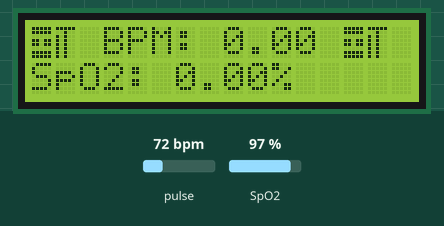
This sketch was run on a simulated Arduino Uno, built with avr-gcc and run on an emulated ATmega328P. On the bench: 16×2 character LCD. Inputs (shaded band) come from the test bench; at power-on: pulse 72 bpm, SpO2 97 %. What the sketch prints to the serial monitor is not drawn.

Above: at 1.6 s.
1.7 s: pulse set to 42 bpm
At 4.5 s:
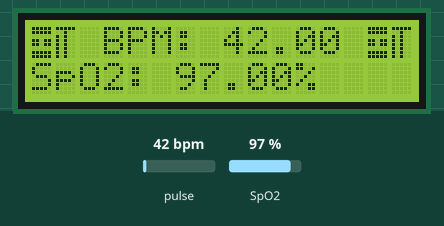
4.7 s: SpO2 set to 80 %
At 5.6 s:
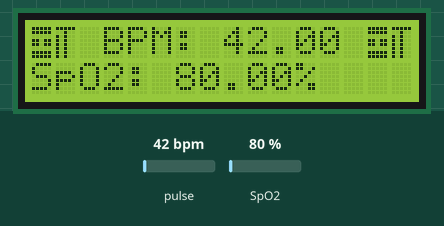
6.5 s: pulse set to 70 bpm
At 8.2 s:
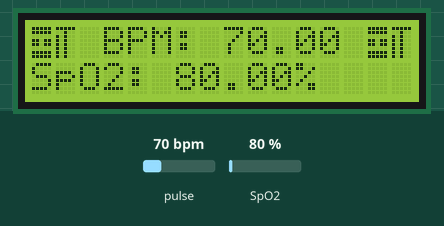
8.5 s: SpO2 set to 85 %
At 10.0 s:
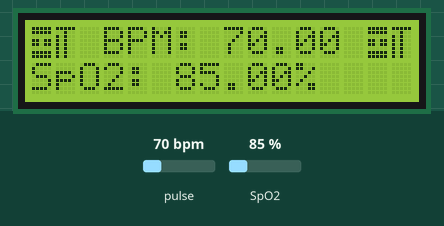
Timing chart, 0 to 11.5 s (numbered marks = the images above; inputs shaded):
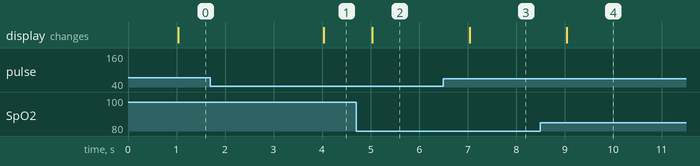

Measured:
- after the input at 1.7 s, the display: changes after 2.3 s (image 1)
- after the input at 4.7 s, the display: changes after 0.34 s (image 2)
- after the input at 6.5 s, the display: changes after 0.54 s (image 3)
- after the input at 8.5 s, the display: changes after 0.54 s (image 4)

The sketch:

sensorLatido.ino
```cpp
#include <Wire.h>
#include <LiquidCrystal_I2C.h>
#include <MAX30100_PulseOximeter.h>

// Configuración del LCD
LiquidCrystal_I2C lcd(0x27, 16, 2); // Asegúrate de que 0x27 es la dirección I2C del LCD

// Configuración del sensor de oximetría
#define REPORTING_PERIOD_MS 1000 // Frecuencia de reporte
PulseOximeter pox;
uint32_t tsLastReport = 0;
byte cara[8] = {
B00000,
B10001,
B00000,
B00000,
B10001,
B01110,
B00000};

byte E[8] = {
  B11111,
  B11111,
  B00000,
  B11011,
  B11011,
  B00000,
  B11111,
  B11111};

byte T[8] = {
  B11111,
  B00100,
  B10100,
  B10100,
  B10100,
  B10100,
  B10100,
  B10100};

void onBeatDetected() {
  Serial.println("Latido detectado!");
}

void setup() {
  // Inicializar la comunicación en serie
  Serial.begin(9600);

  // Inicializar el LCD
  lcd.begin();
  lcd.backlight();
//creamos los nuevos caracteres
  lcd.createChar (0,E);
  lcd.createChar (1,T);
  lcd.createChar (2,cara);
  // mostramos en la primera linea
  lcd.setCursor(0, 0);
  lcd.write (byte (0));
  lcd.write (byte (1));
  lcd.print(" Escuela IT");
  lcd.print(" ");
  lcd.write (byte (0));
  lcd.write (byte (1));
  // Inicializar el sensor MAX30100
  if (!pox.begin()) {
    Serial.println("ERROR: No se pudo iniciar el MAX30100");
    while (1);
  } else {
    Serial.println("Sensor MAX30100 iniciado correctamente");
  }

  // Configurar la función de callback para detectar latidos
  pox.setOnBeatDetectedCallback(onBeatDetected);

  // Mostrar un mensaje inicial en el LCD
  lcd.setCursor(0, 0);
  lcd.print("Oximetro Iniciado");
}

void loop() {
  // Actualizar los datos del sensor
  pox.update();
  // Reportar datos cada cierto intervalo
  if (millis() - tsLastReport > REPORTING_PERIOD_MS) {
    tsLastReport = millis();

    // Obtener SpO2 y frecuencia cardíaca
    float bpm = pox.getHeartRate();
    float spO2 = pox.getSpO2();

    // Mostrar en el puerto serie
    Serial.print("BPM: ");
    Serial.print(bpm);
    Serial.print(" SpO2: ");
    Serial.println(spO2);

    // Mostrar en la pantalla LCD
    lcd.clear();
    lcd.setCursor(0, 0);
    lcd.write (byte (0));
    lcd.write (byte (1));

    lcd.print(" BPM: ");
    lcd.print(bpm);
    lcd.print(" ");
    lcd.write (byte (0));
    lcd.write (byte (1));
    lcd.setCursor(0, 1);
    lcd.print("SpO2: ");
    lcd.print(spO2);
    lcd.print("%");
  }
}
```
